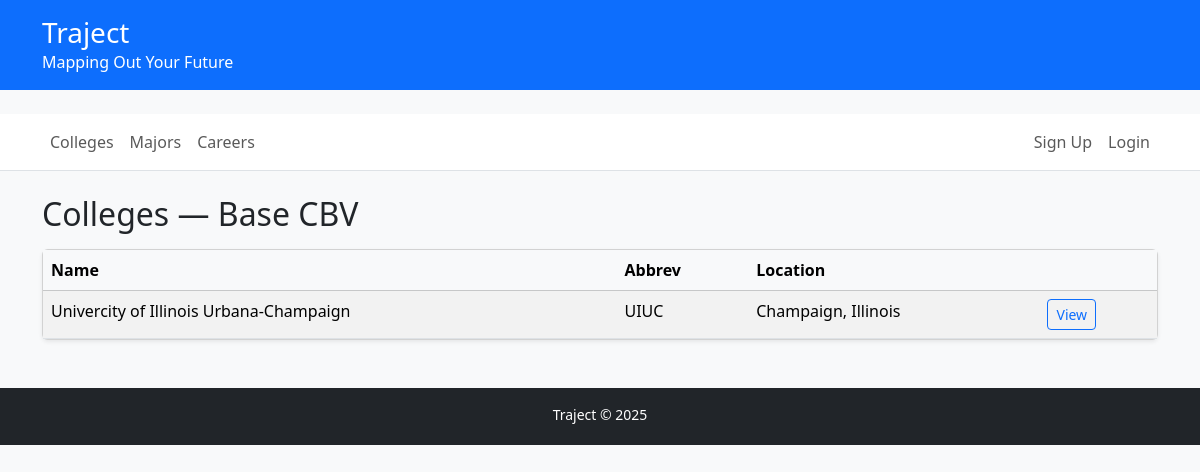
The page /colleges/list/ on the database its author committed.
### colleges/models.py (models this page shows, shortened)
class College(models.Model):
    college_name = models.CharField(max_length=300)  # full college name
    city = models.CharField(max_length=100)          # city name
    state = models.CharField(max_length=100)         # state name
    abbreviation = models.CharField(max_length=50, unique=True)  # ex: UIUC
    logo_url = models.URLField(blank=True, null=True)  # optional logo

### colleges/views.py (the view)
# urls.py: path("list/", CollegeListView.as_view(), name="list"),
class CollegeListView(View):
    def get(self, request):
        colleges = College.objects.all()
        context = {"colleges": colleges}
        return render(request, "colleges/college_list_view.html", context)

### templates/colleges/college_list_view.html (shortened to what this page needs)
{% extends "accounts/base.html" %}
{% block content %}
  <h2 class="mb-3">Colleges — Base CBV</h2>
  {% if colleges %}
    <div class="card shadow-sm">
      <div class="card-body p-0">
        <table class="table table-striped mb-0">
          <thead class="table-light">
            <tr>
              <th>Name</th>
              <th>Abbrev</th>
              <th>Location</th>
              <th></th>
            </tr>
          </thead>
          <tbody>
            {% for college in colleges %}
              <tr>
                <td>{{ college.college_name }}</td>
                <td>{{ college.abbreviation }}</td>
                <td>{{ college.city }}, {{ college.state }}</td>
                <td>
                  <a class="btn btn-sm btn-outline-primary"
                     href="{% url 'colleges:detail' college.pk %}">
                    View
                  </a>
                </td>
              </tr>
            {% empty %}
              <tr>
                <td colspan="4" class="text-muted p-3">No colleges yet.</td>
              </tr>
            {% endfor %}
          </tbody>
        </table>
      </div>
    </div>
  {% else %}
    <p class="text-muted">No colleges yet.</p>
  {% endif %}
{% endblock %}

### rows shown on the page
College: college_name "Univercity of Illinois Urbana-Champaign", abbreviation "UIUC", city "Champaign", state "Illinois"
